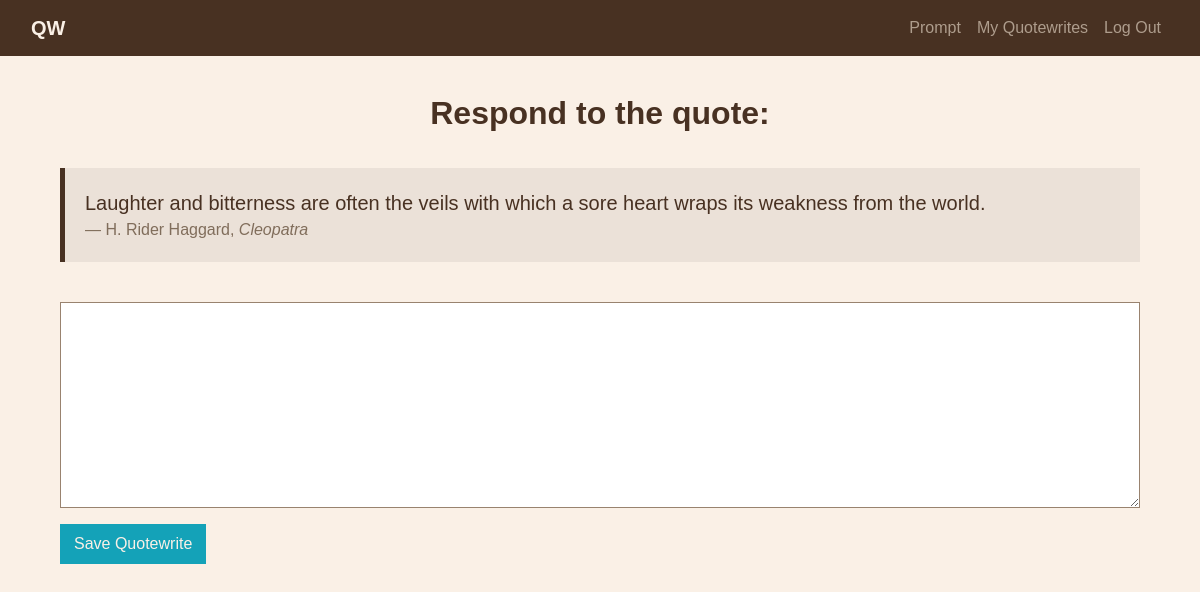
Page /write?quote_id=284 (signed in) on the committed database.
### tables this page shows
CREATE TABLE quotes (
                id INTEGER PRIMARY KEY AUTOINCREMENT,
                quote TEXT,
                title TEXT,
                author TEXT
            );

### app.py (the view)
@app.route("/write", methods=["GET", "POST"])
def write():
    if request.method == "POST":
        quote_id = request.form.get("quote_id")
        quotewrite = request.form.get("quotewrite")
        if not quote_id or not quotewrite:
            return apology("missing response")
        db.execute("INSERT INTO quotewrites (user_id, quote_id, quotewrite) VALUES (:user_id, :quote_id, :quotewrite) ON CONFLICT (user_id, quote_id) DO UPDATE SET quotewrite = :quotewrite", user_id=session["user_id"], quote_id=quote_id, quotewrite=quotewrite)
        return redirect("/my_quotewrites")
    else:
        quote_id = request.args.get("quote_id")
        quote = db.execute("SELECT * FROM quotes WHERE id = ?", quote_id)
        if not quote:
            return apology("quote not found")
        quotewrite = db.execute("SELECT quotewrite FROM quotewrites WHERE user_id = ? AND quote_id = ?", session["user_id"], quote_id)
        return render_template("write.html", quote=quote[0], quotewrite=quotewrite[0] if quotewrite else None)

### app.py (called while the page is built)
@app.after_request
def after_request(response):
    response.headers["Cache-Control"] = "no-cache, no-store, must-revalidate"
    response.headers["Expires"] = 0
    response.headers["Pragma"] = "no-cache"
    return response

### templates/write.html (shortened to what this page needs)
{% extends "layout.html" %}
{% block main %}
    <div class="container mt-4">
        <h2 class="mb-3">Respond to the quote:</h2>
        <div class="blockquote">
            <p class="mb-0">{{ quote["quote"] }}</p>
            <footer class="blockquote-footer">{{ quote["author"] }}, <i>{{ quote["title"] }}</i></footer>
        </div>
        <form action="/write" method="POST">
            <div class="form-group">
                <textarea class="form-control" name="quotewrite" rows="8">{{ quotewrite["quotewrite"] if quotewrite and quotewrite["quotewrite"] else "" }}</textarea></textarea>
            </div>
            <button type="submit" class="btn btn-primary">Save Quotewrite</button>
        </form>
    </div>
{% endblock %}

### static/styles.css (style rules this page uses)
body { font-family: 'Noto Serif JP', sans-serif; background-color: #FAF0E6; color: #483122; padding-bottom: 100px; padding-top: 70px; }
h2 { text-align: center; font-weight: 900; padding-bottom: 20px; }
input[type="text"], input[type="password"], textarea { color: #483122 !important; }
.blockquote { padding: 20px; margin-top: 10px; margin-bottom: 40px; background-color: #ebe1d8; border-left: 5px solid #483122; text-align: left; }
.blockquote-footer { color: #806d5b !important; }
.btn, a { color: #FAF0E6 !important; background-color: #14A2B8 !important; border: 2px solid #14A2B8 !important; border-radius: 0 !important; margin-bottom: 10px !important; }
.form-control { color: #483122 !important; border-radius: 0 !important; border-color: #99836f !important; }
.form-control::placeholder { color: #99836f; }

### rows in the picture
quotes: quote "Laughter and bitterness are often the veils with which a sore heart wraps its weakness from the world.", author "H. Rider Haggard", title "Cleopatra"
